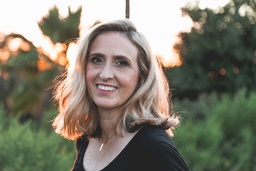
#> input picture img.jpg, 256 x 171 px, shrunk from 6720 x 4480 before the run
$ python -i hair_detection_module.py   (imports and definitions only)
#> lines starting #> are read from the running program, lines starting #| are printed output that depends on the picture; after the words box and inside, x2 and y2 are one past the last pixel; in counts of white or black regions, pixels touching at a corner belong together
#> further down, picture is the input picture: shape (171, 256, 3); mean B, G, R 109.4, 124.2, 127.8
### utils.py
import cv2 as cv
import numpy as np


# [10 lines left out: function resize_image, not called in this run]


def split_RGB(input_image):
    R = input_image[:, :, 2]
    G = input_image[:, :, 1]
    B = input_image[:, :, 0]

    return R, G, B


def get_HSI_elements(input_image):

    R, G, B = split_RGB(input_image)
    R = R.astype("float")
    G = G.astype("float")
    B = B.astype("float")

    divisor = 0.5*((R-G)+(R-B))
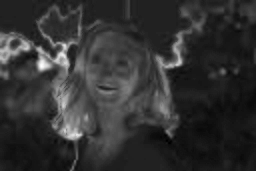
#> divisor: shape (171, 256) float64; min -22.5, max 147.5, mean 11; drawn with min black and max white
    dividendo = np.sqrt(((R-G)**2) + ((R-B)*(G-B)))
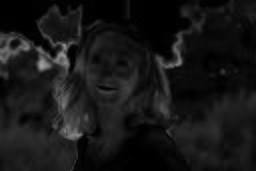
#> dividendo: shape (171, 256) float64; min 0, max 161.2, mean 22.8

    # Evita divisão por zero
    divisor[divisor == 0] = 1e-10
#> divisor: shape (171, 256) float64; 8.91% of pixels changed, all inside (x1, y1, x2, y2) = (0, 0, 256, 171)
    dividendo[dividendo < 1e-10] = 1e-10
#> dividendo: shape (171, 256) float64; 8.52% of pixels changed, all inside (x1, y1, x2, y2) = (0, 0, 239, 171)

    # Garante que o argumento de np.arccos esteja no intervalo [-1, 1]
    teta_arg = np.clip((divisor/dividendo), -1, 1)
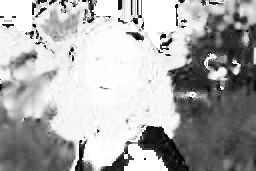
#> teta_arg: shape (171, 256) float64; min -1, max 1, mean 0.35; drawn with min black and max white

    # Calcular arco cosseno
    teta = np.arccos(teta_arg)
    teta = np.degrees(teta)

    H = np.where(B <= G, teta,  360 - teta)
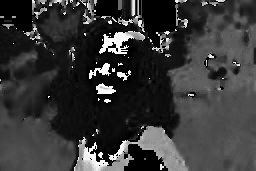
#> H: shape (171, 256) float64; min 0, max 359, mean 78.7; drawn with min black and max white

    I = (1/3) * (R+G+B)

    return H, I


# [105 lines left out: functions component_labeling_with_size_filter, calculate_component_features, apply_size_filter, not called in this run]


# [5 lines of commented-out code are left out]

### hair_detection_module.py
import utils as u
import numpy as np
import cv2 as cv

# nesse modulo usaremos o elemento de intensidade do HSI para detectar a cor do cabelo


def hair_detection(input_image):
    R, G, B = u.split_RGB(input_image)

    R = R.astype("float")
    G = G.astype("float")
    B = B.astype("float")

    H, I = u.get_HSI_elements(input_image)

    condition_1 = np.bitwise_and(I < 80, np.bitwise_or(B - G < 15, B - R < 15))
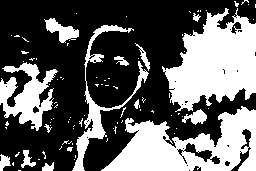
#> condition_1: shape (171, 256) bool; 37.7% white; 91 white regions (76 under 20 px), largest, box (x1, y1, x2, y2) and area: (162, 8, 256, 112) 5976, (101, 106, 256, 171) 5495, (0, 62, 58, 131) 1954
    condition_2 = np.bitwise_and(20 < H, H <= 40)
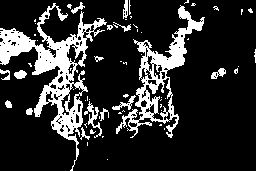
#> condition_2: shape (171, 256) bool; 17.9% white; 62 white regions (46 under 20 px), largest, box (x1, y1, x2, y2) and area: (0, 3, 107, 171) 4120, (116, 5, 205, 138) 2551, (84, 101, 102, 138) 184

    hair_mask = np.where(np.bitwise_or(condition_1, condition_2), 1, 0)
#> hair_mask: shape (171, 256) int64; values 0 (black) and 1 (white), 52.8% white; 147 black regions (119 under 20 px), largest, box (x1, y1, x2, y2) and area: (0, 0, 256, 137) 10786, (0, 103, 76, 171) 3201, (163, 88, 256, 148) 1995
    # Converte a máscara de pele para uma máscara de bits.
    hair_mask = hair_mask.astype("uint8")

    # Aplica a máscara à imagem.
    masked_image = cv.bitwise_and(
        input_image, input_image, mask=hair_mask)

    gray_img = cv.cvtColor(masked_image, cv.COLOR_BGR2GRAY)
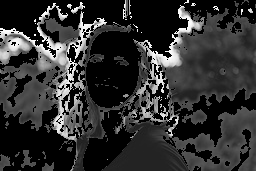
#> gray_img: shape (171, 256); min 0, max 254, mean 48.5

    return gray_img


def hair_quantization(hair_mask, square_size=5, threshold=12):
    # Inicializa a imagem quantizada de cabelo com zeros
    quantized_hair = np.zeros_like(hair_mask, dtype=np.uint8)

    # Loop pelos pixels da máscara de cabelo
    for y in range(0, hair_mask.shape[0], square_size):
        for x in range(0, hair_mask.shape[1], square_size):
            # Obtém o bloco 5x5 da máscara de cabelo
            block = hair_mask[y:y+square_size, x:x+square_size]

            # Conta o número de pixels brancos (valor 1) no bloco
            black_pixel_count = np.sum(block != 0)

            # Verifica se é um bloco de cor de cabelo ou não
            is_hair_block = black_pixel_count > threshold

            # Preenche o bloco correspondente na imagem quantizada de cabelo
            quantized_hair[y:y+square_size, x:x +
                           square_size] = is_hair_block.astype("uint8") * 255

    return quantized_hair

>>> import cv2
>>> picture = cv2.imread('img.jpg')
>>> result = hair_detection(picture)
